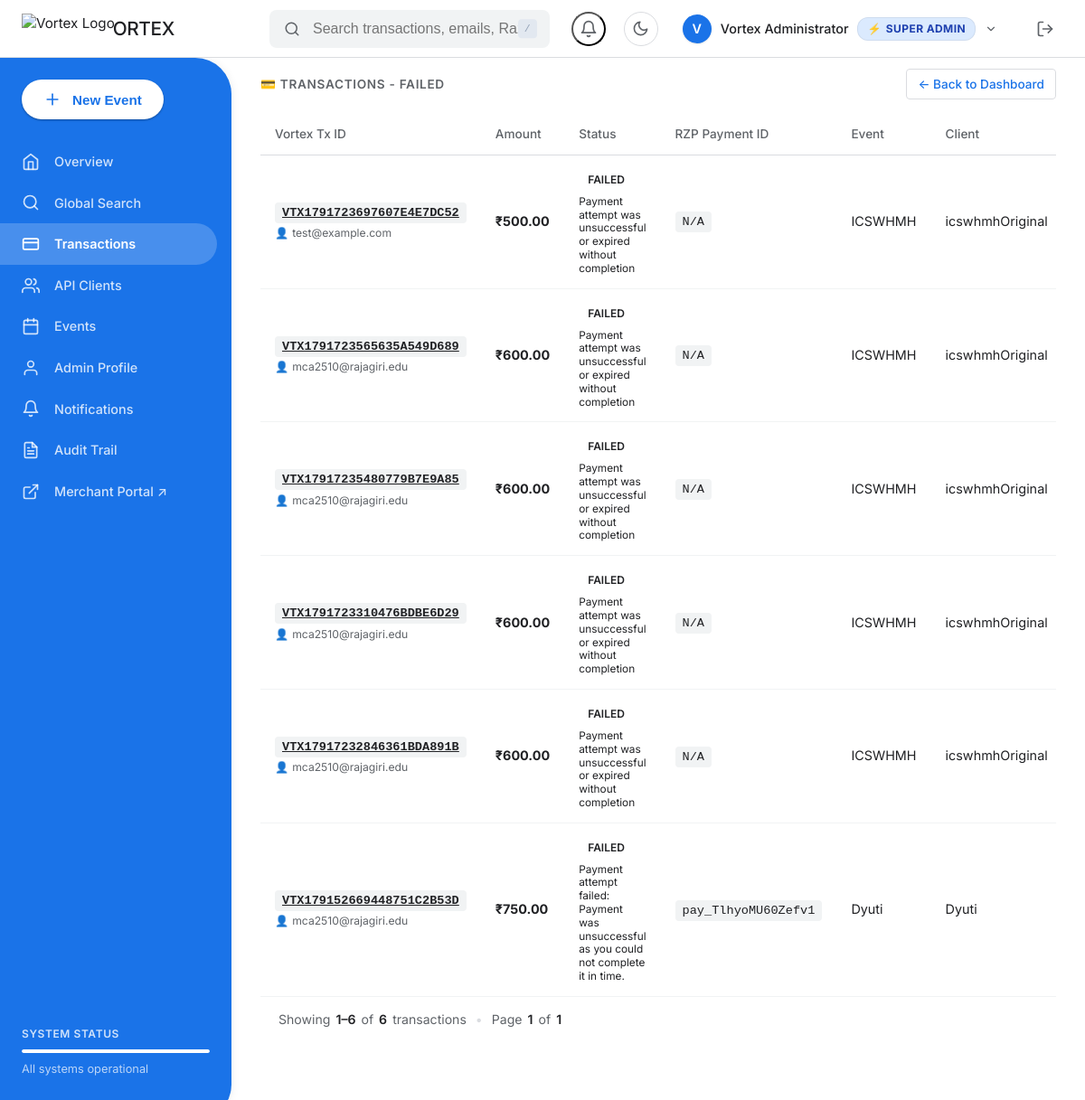
Screenshot of /vortex/admin/payments/list_payments.php?status=FAILED (signed in) with the database file from the repository.
### tables this page shows
CREATE TABLE IF NOT EXISTS transactions (
    id INT AUTO_INCREMENT PRIMARY KEY,
    vortex_transaction_id VARCHAR(64) NOT NULL UNIQUE,
    event_id VARCHAR(50) NOT NULL,
    api_client_id INT NOT NULL,
    customer_email VARCHAR(255) NOT NULL,
    customer_mobile VARCHAR(20) NOT NULL,
    amount DECIMAL(10,2) NOT NULL,
    currency VARCHAR(10) DEFAULT 'INR',
    razorpay_order_id VARCHAR(100) DEFAULT NULL UNIQUE,
    razorpay_payment_id VARCHAR(100) DEFAULT NULL,
    razorpay_signature VARCHAR(255) DEFAULT NULL,
    status ENUM('PENDING', 'SUCCESS', 'FAILED', 'REFUNDED', 'DISPUTED') DEFAULT 'PENDING',
    is_test_mode TINYINT(1) DEFAULT 0,
    created_at TIMESTAMP DEFAULT CURRENT_TIMESTAMP,
    updated_at TIMESTAMP DEFAULT CURRENT_TIMESTAMP ON UPDATE CURRENT_TIMESTAMP,
    FOREIGN KEY (event_id) REFERENCES events(event_id) ON DELETE CASCADE,
    FOREIGN KEY (api_client_id) REFERENCES api_clients(id) ON DELETE CASCADE,
    INDEX idx_transactions_email (customer_email),
    INDEX idx_transactions_mobile (customer_mobile),
    INDEX idx_transactions_rzp_payment (razorpay_payment_id)
);

CREATE TABLE IF NOT EXISTS `api_clients` (
  `id` INT(11) NOT NULL AUTO_INCREMENT,
  `client_name` VARCHAR(150) NOT NULL,
  `email` VARCHAR(255) NULL,
  `phone` VARCHAR(30) NULL,
  `password_hash` VARCHAR(255) NULL,
  `api_key` VARCHAR(64) NOT NULL UNIQUE,
  `api_secret` VARCHAR(64) NOT NULL UNIQUE,
  `test_api_key` VARCHAR(64) UNIQUE NULL,
  `test_api_secret` VARCHAR(64) NULL,
  `webhook_url` VARCHAR(255) NULL,
  `webhook_secret` VARCHAR(64) NULL,
  `is_active` TINYINT(1) DEFAULT 1,
  `notify_email_payment` TINYINT(1) DEFAULT 1,
  `notify_email_refund` TINYINT(1) DEFAULT 1,
  `notify_email_dispute` TINYINT(1) DEFAULT 1,
  `notify_sms_payment` TINYINT(1) DEFAULT 0,
  `notify_sms_refund` TINYINT(1) DEFAULT 1,
  `notify_sms_dispute` TINYINT(1) DEFAULT 1,
  `created_at` TIMESTAMP DEFAULT CURRENT_TIMESTAMP,
  PRIMARY KEY (`id`)
);

### vortex/admin/payments/list_payments.php (the view, shortened to what this page needs)
<?php
$statusFilter = $_GET['status'] ?? '';
try {
    $db = Database::getInstance()->getConnection();
    $query = "SELECT t.*, e.event_name, c.client_name,
                     (SELECT w.event_type FROM webhooks w
                      WHERE (w.order_id IS NOT NULL AND w.order_id != '' AND w.order_id = t.razorpay_order_id)
                         OR (w.payment_id IS NOT NULL AND w.payment_id != '' AND w.payment_id = t.razorpay_payment_id)
                      ORDER BY w.id DESC LIMIT 1) AS latest_event,
                     (SELECT tl.reason FROM transaction_timeline tl
                      WHERE tl.vortex_transaction_id = t.vortex_transaction_id
                      ORDER BY tl.id DESC LIMIT 1) AS latest_reason,
                     (SELECT COUNT(*) FROM transaction_timeline tl
                      WHERE tl.vortex_transaction_id = t.vortex_transaction_id) AS timeline_count
              FROM transactions t
              LEFT JOIN events e ON t.event_id = e.event_id
              LEFT JOIN api_clients c ON t.api_client_id = c.id
              WHERE 1=1";
    $params = [];
    if ($statusFilter !== '') {
        $query .= " AND t.status = :status";
        $params[':status'] = $statusFilter;
    }
    $countQuery = "SELECT COUNT(*) FROM transactions t WHERE 1=1";
    if ($statusFilter !== '') {
        $countQuery .= " AND t.status = :status";
    }
    $countStmt = $db->prepare($countQuery);
    $countStmt->execute($params);
    $totalCount = (int) $countStmt->fetchColumn();
    $perPage = 25;
    $totalPages = max(1, (int) ceil($totalCount / $perPage));
    $page = max(1, (int) ($_GET['page'] ?? $_GET['p'] ?? 1));
    $offset = ($page - 1) * $perPage;
    $query .= " ORDER BY t.id DESC LIMIT " . (int)$perPage . " OFFSET " . (int)$offset;
    $stmt = $db->prepare($query);
    $stmt->execute($params);
    $transactions = $stmt->fetchAll(PDO::FETCH_ASSOC);
    $fromTx = ($totalCount === 0) ? 0 : $offset + 1;
    $toTx = min($offset + count($transactions), $totalCount);
} catch (\Throwable $e) {
    $transactions = [];
    $totalCount = 0;
    $totalPages = 1;
    $page = 1;
    $fromTx = 0;
    $toTx = 0;
    $error = "Failed to fetch transactions: " . $e->getMessage();
}
require_once __DIR__ . '/../includes/header.php';
?>
<div class="section-card">
    <div class="section-header">
        <h2>💳 Transactions
            <?php if ($statusFilter) echo "- " . htmlspecialchars($statusFilter); ?>
        </h2>
        <a href="../dashboard.php" class="btn btn-secondary btn-sm">← Back to Dashboard</a>
    </div>
    <div class="section-body" style="padding: 0;">
        <?php if (isset($error)): ?>
            <div style="padding: 24px; color: var(--danger-text);"><?= htmlspecialchars($error) ?></div>
        <?php else: ?>
            <div class="table-responsive">
                <table class="admin-table">
                    <thead>
                        <tr>
                            <th>Vortex Tx ID</th>
                            <th>Amount</th>
                            <th>Status</th>
                            <th>RZP Payment ID</th>
                            <th>Event</th>
                            <th>Client</th>
                        </tr>
                    </thead>
                    <tbody>
                        <?php if (empty($transactions)): ?>
                            <tr><td colspan="8" style="text-align:center; padding: 24px;">No transactions found.</td></tr>
                        <?php else: ?>
                            <?php foreach ($transactions as $tx): ?>
                                <tr>
                                    <td>
                                        <a href="payment_details.php?vortex_transaction_id=<?= urlencode($tx['vortex_transaction_id']) ?>" class="font-mono" style="color: var(--primary); font-weight: 700; text-decoration: underline;">
                                            <?= htmlspecialchars($tx['vortex_transaction_id']) ?>
                                        </a>
                                        <?php if (!empty($tx['customer_email'])): ?>
                                            <div style="font-size: 0.76rem; color: var(--text-gray); margin-top: 3px; display: flex; align-items: center; gap: 4px;" title="Customer / User">
                                                <span>👤</span> <span style="max-width: 175px; overflow: hidden; text-overflow: ellipsis; white-space: nowrap;"><?= htmlspecialchars($tx['customer_email']) ?></span>
                                            </div>
                                        <?php endif; ?>
                                    </td>
                                    <td style="font-weight: 700; color: var(--text-main);">₹<?= number_format($tx['amount'], 2) ?></td>
                                    <td>
                                        <?php
                                        $bClass = 'badge-pending';
                                        $displayStatus = $tx['status'];
                                        if ($tx['status'] === 'FAILED') $bClass = 'badge-danger';
                                        ?>
                                        <span class="badge <?= $bClass ?>"><?= htmlspecialchars($displayStatus) ?></span>
                                        <?php if (!empty($tx['latest_reason'])): ?>
                                            <div style="margin-top: 4px; font-size: 0.74rem; color: var(--text-muted); max-width: 220px; line-height: 1.25;">
                                                <?= htmlspecialchars($tx['latest_reason']) ?>
                                            </div>
                                        <?php endif; ?>
                                    </td>
                                    <td><span class="font-mono"><?= htmlspecialchars($tx['razorpay_payment_id'] ?? 'N/A') ?></span></td>
                                    <td><?= htmlspecialchars($tx['event_name'] ?? $tx['event_id']) ?></td>
                                    <td><?= htmlspecialchars($tx['client_name'] ?? 'Default Client') ?></td>
                                </tr>
                            <?php endforeach; ?>
                        <?php endif; ?>
                    </tbody>
                </table>
            </div>
            <?php if ($totalCount > 0): ?>
                <div class="pagination-wrapper">
                    <div class="pagination-info">
                        Showing <strong><?= $fromTx ?>–<?= $toTx ?></strong> of <strong><?= number_format($totalCount) ?></strong> transactions
                        <span style="color: var(--border-color); margin: 0 4px;">•</span>
                        Page <strong><?= $page ?></strong> of <strong><?= $totalPages ?></strong>
                    </div>
                </div>
            <?php endif; ?>
        <?php endif; ?>
    </div>
</div>
<?php require_once __DIR__ . '/../includes/footer.php'; ?>

### vortex/admin/assets/css/admin.css (style rules this page uses)
:root, [data-theme="light"] { --primary-blue: #1a73e8; --primary-dark: #174ea6; --primary-light: #e8f0fe; --text-dark: #202124; --text-gray: #5f6368; --text-light: #ffffff; --bg-main: #ffffff; --bg-surface: #ffffff; --bg-card: #ffffff; --bg-gray: #f1f3f4; --bg-hover: #f8f9fa; --border-color: #dadce0; --border-subtle: #edf2f7; --success-bg: #ceead6; --success-text: #188038; --danger-bg: #fad2cf; --danger-text: #c5221f; --warning-bg: #fef7e0; --warning-text: #b06000; --purple-bg: #f3e8ff; --purple-text: #6b21a8; --font-sans: 'Inter', -apple-system, BlinkMacSystemFont, "Segoe UI", Roboto, "Helvetica Neue", Arial, sans-serif; --font-mono: ui-monospace, SFMono-Regular, Menlo, Monaco, Consolas, "Liberation Mono", monospace; }
* { box-sizing: border-box; margin: 0; padding: 0; }
div { border: none !important; }
body { font-family: var(--font-sans); background-color: var(--bg-main); color: var(--text-dark); min-height: 100vh; font-size: 0.95rem; line-height: 1.5; overflow: hidden; transition: background-color 0.2s ease, color 0.2s ease; }
.section-card { margin-bottom: 40px; }
.section-header { display: flex; align-items: center; justify-content: space-between; margin-bottom: 16px; }
.section-header h2 { font-size: 0.85rem; font-weight: 600; color: var(--text-gray); text-transform: uppercase; letter-spacing: 0.05em; }
.table-responsive { overflow-x: auto; }
table.admin-table { width: 100%; border-collapse: collapse; text-align: left; }
table.admin-table th { padding: 12px 16px; color: var(--text-gray); font-weight: 500; font-size: 0.85rem; border-bottom: 1px solid var(--border-color); }
table.admin-table td { padding: 14px 16px; border-bottom: 1px solid var(--bg-gray); color: var(--text-dark); font-size: 0.9rem; vertical-align: middle; }
table.admin-table tbody tr { transition: background-color 0.2s; }
.badge { display: inline-flex; align-items: center; padding: 4px 10px; border-radius: 12px; font-size: 0.75rem; font-weight: 600; }
.font-mono { font-family: var(--font-mono); font-size: 0.85rem; background-color: var(--bg-gray); padding: 4px 8px; border-radius: 4px; color: var(--text-dark); }
.btn { display: inline-flex; align-items: center; justify-content: center; gap: 8px; padding: 8px 16px; font-size: 0.9rem; font-weight: 500; border-radius: 4px; text-decoration: none; cursor: pointer; border: 1px solid transparent; transition: all 0.2s; }
.btn-secondary { background-color: transparent; color: var(--primary-blue); border-color: var(--border-color); }
.btn-sm { padding: 6px 12px; font-size: 0.85rem; }
.pagination-wrapper { display: flex; justify-content: space-between; align-items: center; padding: 14px 20px; background: #ffffff; border-top: 1px solid var(--border-color); flex-wrap: wrap; gap: 12px; }
.pagination-info { font-size: 0.88rem; color: var(--text-gray); display: flex; align-items: center; gap: 6px; flex-wrap: wrap; }
.pagination-info strong { color: var(--text-dark); font-weight: 600; }

### rows the page displays
transactions: vortex_transaction "VTX1791723697607E4E7DC52", customer_email "test@example.com", amount "500.00", status "FAILED", latest_reason "Payment attempt was unsuccessful or expired without completion", razorpay_payment "N/A", event_name "ICSWHMH", api_client.client_name "icswhmhOriginal"
transactions: vortex_transaction "VTX1791723565635A549D689", customer_email "mca2510@rajagiri.edu", amount "600.00", status "FAILED", latest_reason "Payment attempt was unsuccessful or expired without completion", razorpay_payment "N/A", event_name "ICSWHMH", api_client.client_name "icswhmhOriginal"
transactions: vortex_transaction "VTX17917235480779B7E9A85", customer_email "mca2510@rajagiri.edu", amount "600.00", status "FAILED", latest_reason "Payment attempt was unsuccessful or expired without completion", razorpay_payment "N/A", event_name "ICSWHMH", api_client.client_name "icswhmhOriginal"
transactions: vortex_transaction "VTX1791723310476BDBE6D29", customer_email "mca2510@rajagiri.edu", amount "600.00", status "FAILED", latest_reason "Payment attempt was unsuccessful or expired without completion", razorpay_payment "N/A", event_name "ICSWHMH", api_client.client_name "icswhmhOriginal"
transactions: vortex_transaction "VTX17917232846361BDA891B", customer_email "mca2510@rajagiri.edu", amount "600.00", status "FAILED", latest_reason "Payment attempt was unsuccessful or expired without completion", razorpay_payment "N/A", event_name "ICSWHMH", api_client.client_name "icswhmhOriginal"
transactions: vortex_transaction "VTX179152669448751C2B53D", customer_email "mca2510@rajagiri.edu", amount "750.00", status "FAILED", latest_reason "Payment attempt failed: Payment was unsuccessful as you could not complete it in time.", razorpay_payment "pay_TlhyoMU60Zefv1", event_name "Dyuti", api_client.client_name "Dyuti"

### other values shown
$_SESSION['vortex_admin_fullname'] "Vortex Administrator"
$icon "⚡"
$meta['short_label'] "SUPER ADMIN"
$statusFilter "FAILED"
$fromTx "1"
$toTx "6"
$totalCount "6"
$page "1"
$totalPages "1"
